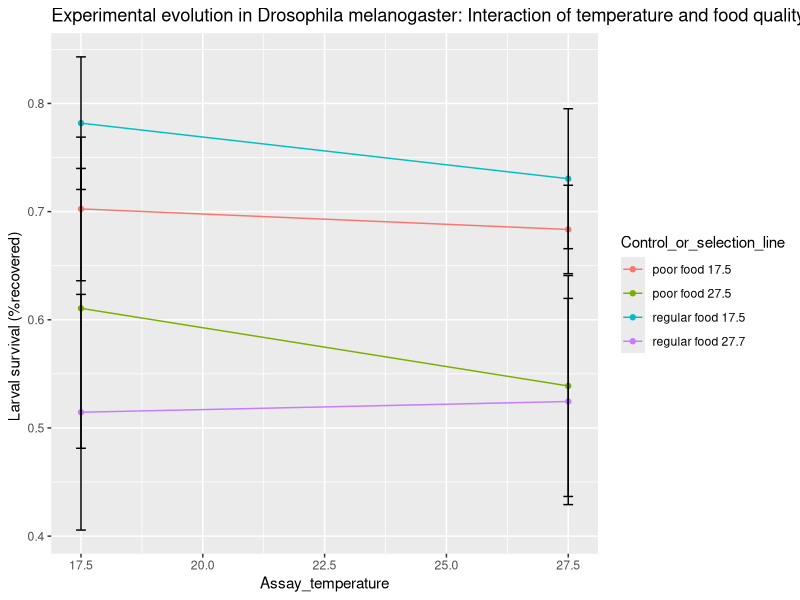
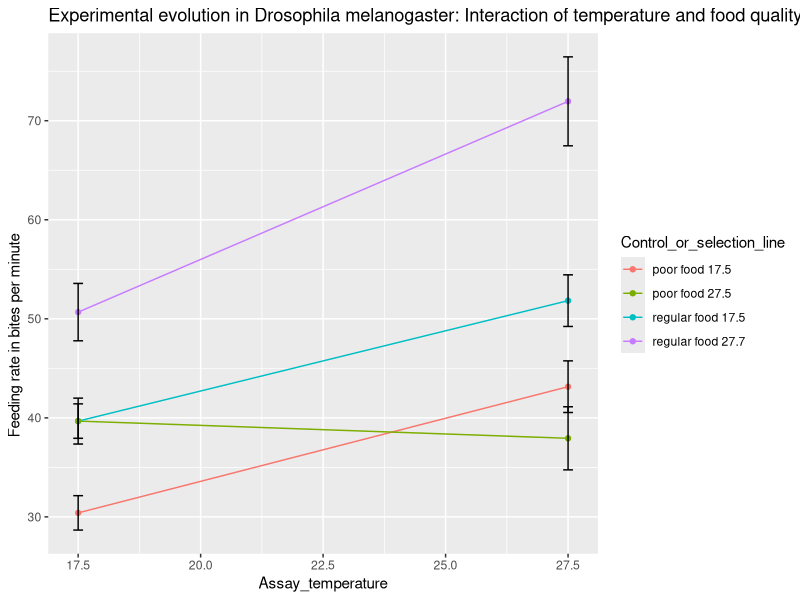
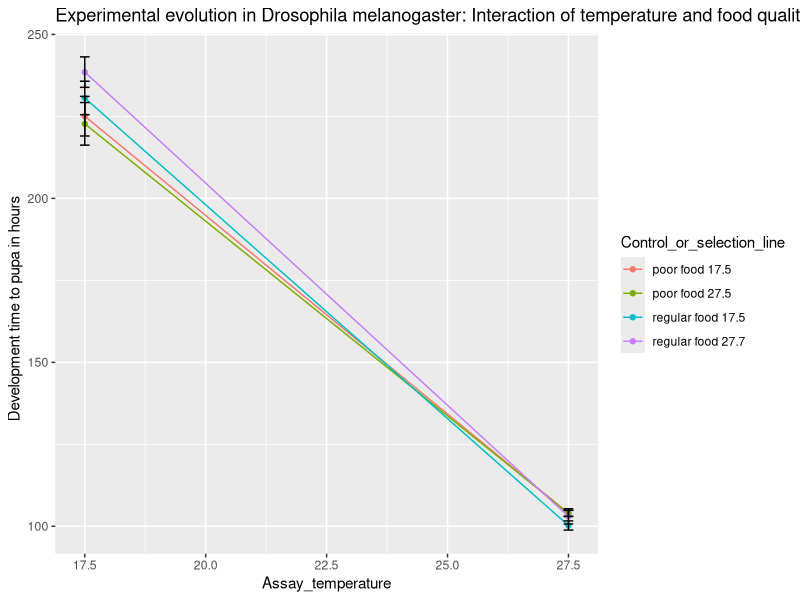
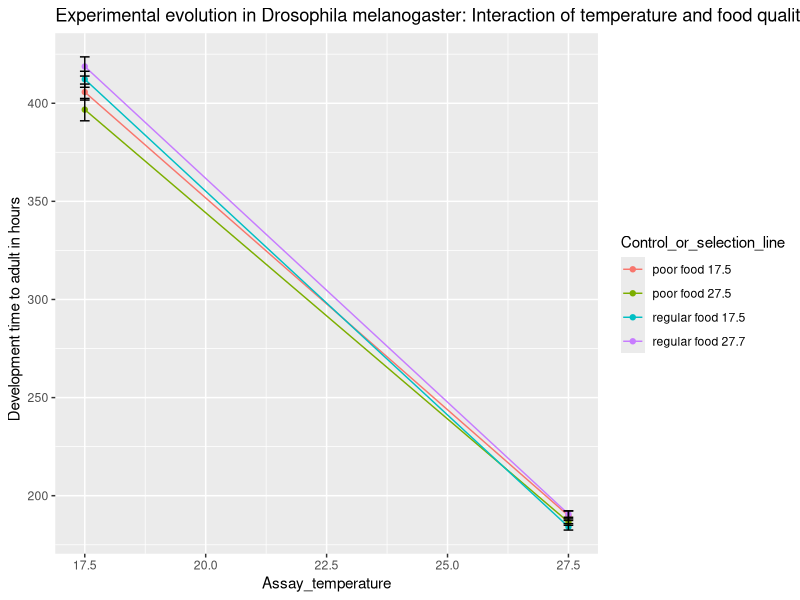

Source code (R) for these figures, in order:
library(ggplot2)
library(reshape)
library(dplyr)
library(ggpubr)

df<-read.table(file="Bochdanovits_and_de_Jong_2003.txt" ,header= TRUE,sep = " ")




df0 <- df%>% slice(13:20)
a<- ggplot(df0, aes(x=Assay_temperature, y=Mean_sex_not_considered ,fill= )) +
  geom_line(aes(group=Control_or_selection_line, color=Control_or_selection_line)) +geom_point(aes(color=Control_or_selection_line))+
  ggtitle("Experimental evolution in Drosophila melanogaster: Interaction of temperature and food quality selection regimes		") +
  ylab("Larval survival (%recovered)	 	")+
  geom_errorbar(aes(ymin=Mean_sex_not_considered -Confidence_interval, ymax=Mean_sex_not_considered +Confidence_interval), width=.2,)
#              position=position_dodge(.9) +geom_point()

print(a)

df1 <- df%>% slice(22:29)
b<- ggplot(df1, aes(x=Assay_temperature, y=Mean_sex_not_considered ,fill= )) +
  geom_line(aes(group=Control_or_selection_line, color=Control_or_selection_line)) +geom_point(aes(color=Control_or_selection_line))+
  ggtitle("Experimental evolution in Drosophila melanogaster: Interaction of temperature and food quality selection regimes	") +
  ylab("Feeding rate in bites per minute			")+
  geom_errorbar(aes(ymin=Mean_sex_not_considered -Confidence_interval, ymax=Mean_sex_not_considered +Confidence_interval), width=.2,)
#              position=position_dodge(.9) +geom_point()
print(b)

df2 <- df%>% slice(31:38)
c<- ggplot(df2, aes(x=Assay_temperature, y=Mean_sex_not_considered ,fill= )) +
  geom_line(aes(group=Control_or_selection_line, color=Control_or_selection_line)) +geom_point(aes(color=Control_or_selection_line))+
  ggtitle("Experimental evolution in Drosophila melanogaster: Interaction of temperature and food quality selection regimes	") +
  ylab("Development time to pupa in hours 	")+
  geom_errorbar(aes(ymin=Mean_sex_not_considered -Confidence_interval, ymax=Mean_sex_not_considered +Confidence_interval), width=.2,)
#              position=position_dodge(.9) +geom_point()

print(c)


df3 <- df%>% slice(40:47)
d<- ggplot(df3, aes(x=Assay_temperature, y=Mean_sex_not_considered ,fill= )) +
  geom_line(aes(group=Control_or_selection_line, color=Control_or_selection_line)) +geom_point(aes(color=Control_or_selection_line))+
  ggtitle("Experimental evolution in Drosophila melanogaster: Interaction of temperature and food quality selection regimes	") +
  ylab("Development time to adult in hours	")+
  geom_errorbar(aes(ymin=Mean_sex_not_considered -Confidence_interval, ymax=Mean_sex_not_considered +Confidence_interval), width=.2,)
#              position=position_dodge(.9) +geom_point()

print(d)
